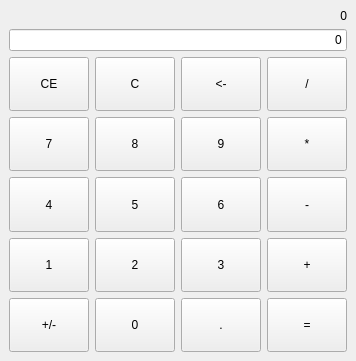
<?xml version="1.0" encoding="UTF-8"?>
<ui version="4.0">
 <class>MainWindow</class>
 <widget class="QMainWindow" name="MainWindow">
  <property name="geometry">
   <rect>
    <x>0</x>
    <y>0</y>
    <width>338</width>
    <height>361</height>
   </rect>
  </property>
  <property name="windowTitle">
   <string>Калькулятор</string>
  </property>
  <widget class="QWidget" name="centralwidget">
   <layout class="QVBoxLayout" name="verticalLayout">
    <item>
     <widget class="QLabel" name="label">
      <property name="sizePolicy">
       <sizepolicy hsizetype="Preferred" vsizetype="Maximum">
        <horstretch>0</horstretch>
        <verstretch>0</verstretch>
       </sizepolicy>
      </property>
      <property name="text">
       <string>0</string>
      </property>
      <property name="alignment">
       <set>Qt::AlignRight|Qt::AlignTrailing|Qt::AlignVCenter</set>
      </property>
     </widget>
    </item>
    <item>
     <widget class="QLineEdit" name="lineEdit">
      <property name="sizePolicy">
       <sizepolicy hsizetype="Expanding" vsizetype="Maximum">
        <horstretch>0</horstretch>
        <verstretch>0</verstretch>
       </sizepolicy>
      </property>
      <property name="text">
       <string>0</string>
      </property>
      <property name="alignment">
       <set>Qt::AlignRight|Qt::AlignTrailing|Qt::AlignVCenter</set>
      </property>
      <property name="readOnly">
       <bool>true</bool>
      </property>
     </widget>
    </item>
    <item>
     <layout class="QGridLayout" name="gridLayout">
      <item row="0" column="3">
       <widget class="QPushButton" name="btn_division">
        <property name="sizePolicy">
         <sizepolicy hsizetype="Minimum" vsizetype="Expanding">
          <horstretch>0</horstretch>
          <verstretch>0</verstretch>
         </sizepolicy>
        </property>
        <property name="text">
         <string>/</string>
        </property>
       </widget>
      </item>
      <item row="0" column="1">
       <widget class="QPushButton" name="btn_C">
        <property name="sizePolicy">
         <sizepolicy hsizetype="Minimum" vsizetype="Expanding">
          <horstretch>0</horstretch>
          <verstretch>0</verstretch>
         </sizepolicy>
        </property>
        <property name="text">
         <string>C</string>
        </property>
       </widget>
      </item>
      <item row="1" column="3">
       <widget class="QPushButton" name="btn_multi">
        <property name="sizePolicy">
         <sizepolicy hsizetype="Minimum" vsizetype="Expanding">
          <horstretch>0</horstretch>
          <verstretch>0</verstretch>
         </sizepolicy>
        </property>
        <property name="text">
         <string>*</string>
        </property>
       </widget>
      </item>
      <item row="5" column="1">
       <widget class="QPushButton" name="btn_0">
        <property name="sizePolicy">
         <sizepolicy hsizetype="Minimum" vsizetype="Expanding">
          <horstretch>0</horstretch>
          <verstretch>0</verstretch>
         </sizepolicy>
        </property>
        <property name="text">
         <string>0</string>
        </property>
       </widget>
      </item>
      <item row="3" column="0">
       <widget class="QPushButton" name="btn_4">
        <property name="sizePolicy">
         <sizepolicy hsizetype="Minimum" vsizetype="Expanding">
          <horstretch>0</horstretch>
          <verstretch>0</verstretch>
         </sizepolicy>
        </property>
        <property name="text">
         <string>4</string>
        </property>
       </widget>
      </item>
      <item row="3" column="2">
       <widget class="QPushButton" name="btn_6">
        <property name="sizePolicy">
         <sizepolicy hsizetype="Minimum" vsizetype="Expanding">
          <horstretch>0</horstretch>
          <verstretch>0</verstretch>
         </sizepolicy>
        </property>
        <property name="text">
         <string>6</string>
        </property>
       </widget>
      </item>
      <item row="1" column="0">
       <widget class="QPushButton" name="btn_7">
        <property name="sizePolicy">
         <sizepolicy hsizetype="Minimum" vsizetype="Expanding">
          <horstretch>0</horstretch>
          <verstretch>0</verstretch>
         </sizepolicy>
        </property>
        <property name="text">
         <string>7</string>
        </property>
       </widget>
      </item>
      <item row="0" column="2">
       <widget class="QPushButton" name="btn_backspace">
        <property name="sizePolicy">
         <sizepolicy hsizetype="Minimum" vsizetype="Expanding">
          <horstretch>0</horstretch>
          <verstretch>0</verstretch>
         </sizepolicy>
        </property>
        <property name="text">
         <string>&lt;-</string>
        </property>
       </widget>
      </item>
      <item row="5" column="3">
       <widget class="QPushButton" name="btn_equals">
        <property name="sizePolicy">
         <sizepolicy hsizetype="Minimum" vsizetype="Expanding">
          <horstretch>0</horstretch>
          <verstretch>0</verstretch>
         </sizepolicy>
        </property>
        <property name="text">
         <string>=</string>
        </property>
       </widget>
      </item>
      <item row="5" column="2">
       <widget class="QPushButton" name="btn_dot">
        <property name="sizePolicy">
         <sizepolicy hsizetype="Minimum" vsizetype="Expanding">
          <horstretch>0</horstretch>
          <verstretch>0</verstretch>
         </sizepolicy>
        </property>
        <property name="text">
         <string>.</string>
        </property>
       </widget>
      </item>
      <item row="4" column="3">
       <widget class="QPushButton" name="btn_plus">
        <property name="sizePolicy">
         <sizepolicy hsizetype="Minimum" vsizetype="Expanding">
          <horstretch>0</horstretch>
          <verstretch>0</verstretch>
         </sizepolicy>
        </property>
        <property name="text">
         <string>+</string>
        </property>
       </widget>
      </item>
      <item row="4" column="2">
       <widget class="QPushButton" name="btn_3">
        <property name="sizePolicy">
         <sizepolicy hsizetype="Minimum" vsizetype="Expanding">
          <horstretch>0</horstretch>
          <verstretch>0</verstretch>
         </sizepolicy>
        </property>
        <property name="text">
         <string>3</string>
        </property>
       </widget>
      </item>
      <item row="3" column="3">
       <widget class="QPushButton" name="btn_minus">
        <property name="sizePolicy">
         <sizepolicy hsizetype="Minimum" vsizetype="Expanding">
          <horstretch>0</horstretch>
          <verstretch>0</verstretch>
         </sizepolicy>
        </property>
        <property name="text">
         <string>-</string>
        </property>
       </widget>
      </item>
      <item row="4" column="1">
       <widget class="QPushButton" name="btn_2">
        <property name="sizePolicy">
         <sizepolicy hsizetype="Minimum" vsizetype="Expanding">
          <horstretch>0</horstretch>
          <verstretch>0</verstretch>
         </sizepolicy>
        </property>
        <property name="text">
         <string>2</string>
        </property>
       </widget>
      </item>
      <item row="3" column="1">
       <widget class="QPushButton" name="btn_5">
        <property name="sizePolicy">
         <sizepolicy hsizetype="Minimum" vsizetype="Expanding">
          <horstretch>0</horstretch>
          <verstretch>0</verstretch>
         </sizepolicy>
        </property>
        <property name="text">
         <string>5</string>
        </property>
       </widget>
      </item>
      <item row="5" column="0">
       <widget class="QPushButton" name="btn_change_value">
        <property name="sizePolicy">
         <sizepolicy hsizetype="Minimum" vsizetype="Expanding">
          <horstretch>0</horstretch>
          <verstretch>0</verstretch>
         </sizepolicy>
        </property>
        <property name="text">
         <string>+/-</string>
        </property>
       </widget>
      </item>
      <item row="1" column="2">
       <widget class="QPushButton" name="btn_9">
        <property name="sizePolicy">
         <sizepolicy hsizetype="Minimum" vsizetype="Expanding">
          <horstretch>0</horstretch>
          <verstretch>0</verstretch>
         </sizepolicy>
        </property>
        <property name="text">
         <string>9</string>
        </property>
       </widget>
      </item>
      <item row="4" column="0">
       <widget class="QPushButton" name="btn_1">
        <property name="sizePolicy">
         <sizepolicy hsizetype="Minimum" vsizetype="Expanding">
          <horstretch>0</horstretch>
          <verstretch>0</verstretch>
         </sizepolicy>
        </property>
        <property name="text">
         <string>1</string>
        </property>
        <property name="flat">
         <bool>false</bool>
        </property>
       </widget>
      </item>
      <item row="0" column="0">
       <widget class="QPushButton" name="btn_CE">
        <property name="sizePolicy">
         <sizepolicy hsizetype="Minimum" vsizetype="Expanding">
          <horstretch>0</horstretch>
          <verstretch>0</verstretch>
         </sizepolicy>
        </property>
        <property name="text">
         <string>CE</string>
        </property>
       </widget>
      </item>
      <item row="1" column="1">
       <widget class="QPushButton" name="btn_8">
        <property name="sizePolicy">
         <sizepolicy hsizetype="Minimum" vsizetype="Expanding">
          <horstretch>0</horstretch>
          <verstretch>0</verstretch>
         </sizepolicy>
        </property>
        <property name="text">
         <string>8</string>
        </property>
       </widget>
      </item>
     </layout>
    </item>
   </layout>
  </widget>
 </widget>
 <resources/>
 <connections/>
</ui>
